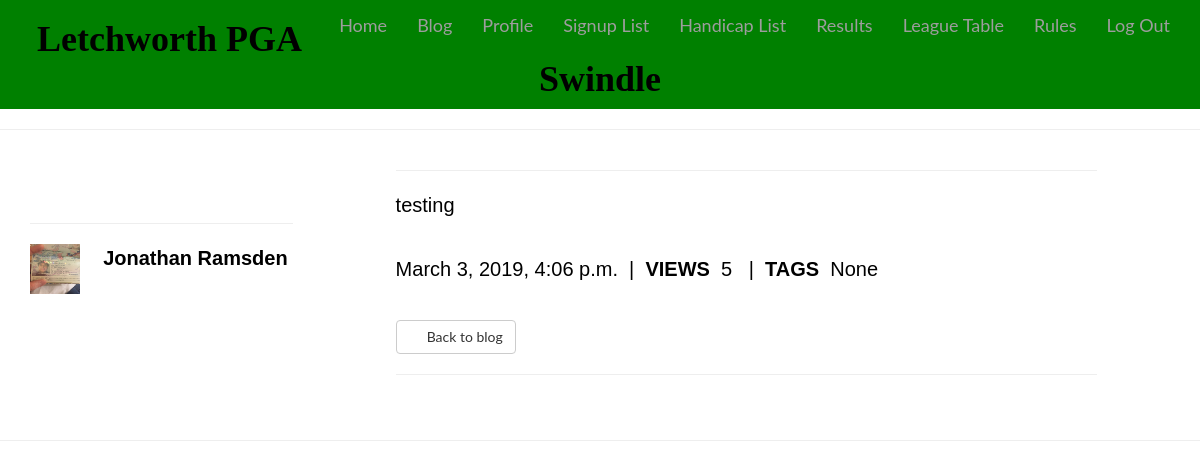
Screenshot of /blog/1/ (signed in) with the database file from the repository.
### blog/models.py (models this page shows, shortened)
class PostBlog(models.Model):
    author = models.ForeignKey(settings.AUTH_USER_MODEL)
    title = models.CharField(max_length=200)
    content = models.TextField()
    created_date = models.DateTimeField(auto_now_add=True)
    published_date = models.DateTimeField(blank=True, null=True)
    views = models.IntegerField(default=0)
    tag = models.CharField(max_length=30, blank=True, null=True)
    image = models.ImageField(upload_to="static/images", blank=True, null=True)

### accounts/models.py (models this page shows)
class User(AbstractUser):
    first_name = models.CharField(max_length=40, default='')
    last_name = models.CharField(max_length=40, default='')
    user_profile_picture = models.ImageField('user_profile_picture', upload_to='static/images/profiles/', null=True, blank=True)
    city = models.CharField(max_length=40, default='')
    handicap = models.CharField(max_length=2, default='')
    objects = AccountUserManager()
    playing = models.CharField(max_length=3, default='')
    membership_id = models.CharField(max_length=40, default='')
    date_joined = models.DateTimeField(default=timezone.now)

### blog/views.py (the view)
# urls.py: url(r'^blog/(?P<id>\d+)/$', blog_views.post_details, name="post_details"),
@login_required
def post_details(request, id):
    post = get_object_or_404(PostBlog, pk=id)
    post.views += 1
    post.save()
    return render(request, "blog/blog_post_detail.html", {'post': post})

### templates/blog/blog_post_detail.html (shortened to what this page needs)
{% extends "base.html" %}
{% block content %}
{% load bootstrap_tags %}
{% load staticfiles %}
    <link rel="stylesheet" href="https://cdnjs.cloudflare.com/ajax/libs/bootswatch/3.3.6/cerulean/bootstrap.min.css">
    <link rel="stylesheet" href="static/custom.css" />
{% load emoticons_tags %}
<div class="basic-box blog-background">
   <div class="row">
        <div class="col-md-3">
        <div id ="internal-frame-left-intro">
            <h2 class="thirdColour">{{ post.title }}</h2>
        </div>
            <hr>
            <a class=" post-author-fullname" href="{% url 'member_detail' post.author.id %}">
                <div class="row">
                    <div class="col-lg-3">
                         {% if post.author.user_profile_picture %}
                            <img src="/{{ post.author.user_profile_picture}}" height="50px" width="50px">
                         {% else %}
                            <img src="http://placehold.it/100" style="width:50px; height: 50px;" class="img-circle">
                         {% endif %}
                    </div>
                    <div id="full-name-blog-article" class="col-lg-9">
                        <p><b>{{ post.author.first_name }} {{ post.author.last_name }}</b></p>
                    </div>
                </div>
            </a>
            <br>
        </div>
        <div class="col-md-9">
            <div class="row">
                <div class="col-sm-1"></div>
                <div class="col-sm-10">
                    <hr>
                    <p>
                        {% autoescape off %}
                            {{ post.content|emoticons }}
                        {% endautoescape %}
                    </p>
                    <br>
                    <p>{{ post.published_date }}     &nbsp;|&nbsp;    <strong>VIEWS</strong>&nbsp; {{ post.views }} &nbsp; |&nbsp;    <strong>TAGS</strong>&nbsp; {{ post.tag }}</p>
                    <br>
                    <button class="btn btn-md btn-default standard-style-button" onclick="location.href='/blog'"><span class="glyphicon glyphicon-chevron-left" aria-hidden="true"></span>&nbsp; Back to blog</button>
                    <br>
                    <hr>
                    <br>
                    {% load disqus_tags %}
                </div>
                <div class="col-sm-1"></div>
            </div>
        </div>
    </div>
</div>
{% endblock %}

### static/custom.css (style rules this page uses)
body { font-family: 'Lato', SansSerif; font-size: 18px; color: white; }
p { font-family: sans-serif; font-size: 20px; color: black; }

### rows the page displays
PostBlog: author.user_profile_picture (picture), author.first_name "Jonathan", author.last_name "Ramsden", content|emoticons "testing", published_date "March 3, 2019, 4:06 p.m.", views "5", tag "None"
